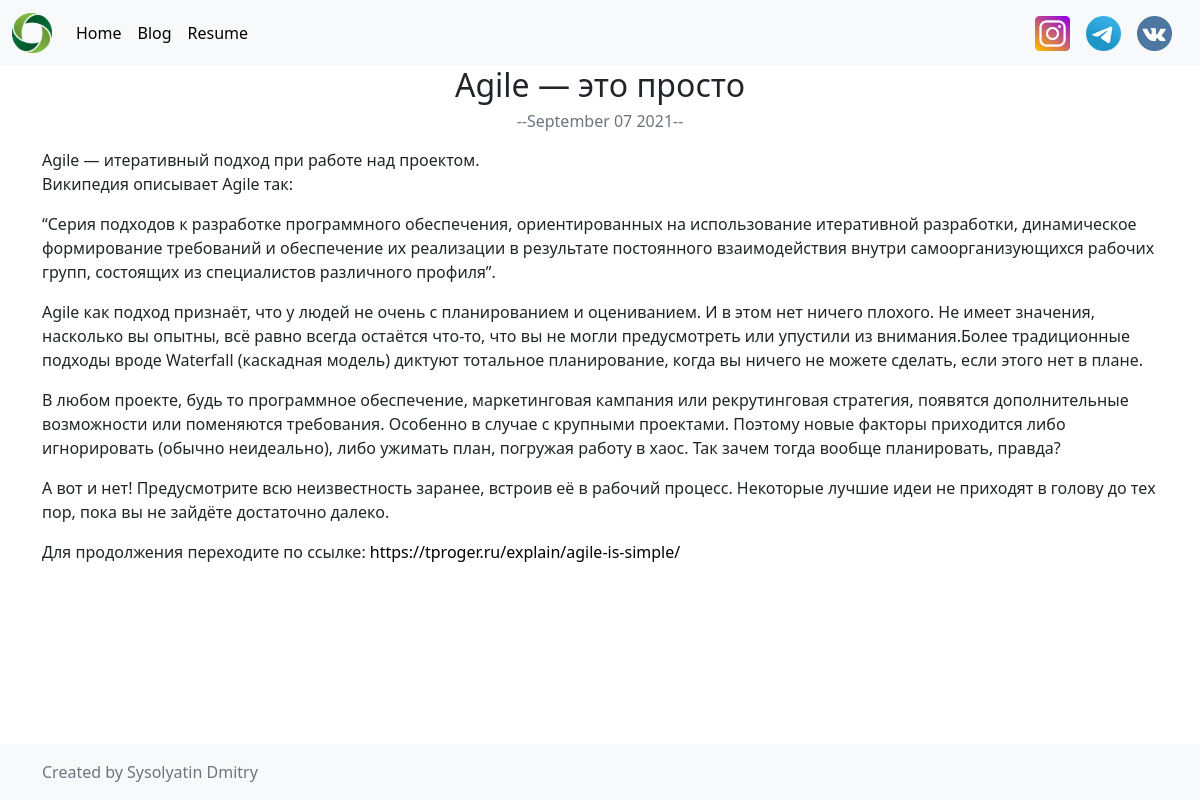
Page /blog/1/ on the committed database.
### blog/models.py (models this page shows, shortened)
class Blogs(models.Model):
    title = models.CharField(max_length=100)
    date = models.DateField()
    description = models.TextField()
    url = models.URLField(blank=True)  # blank - не обязательно для заполнения
    class Meta:
        verbose_name_plural = 'Blogs'

### blog/views.py (the view)
# urls.py: path('<int:blog_id>/', views.detail, name='detail'),
def detail(request, blog_id):
    blog = get_object_or_404(Blogs, pk=blog_id)
    return render(request, 'detail.html', {'blog': blog})

### templates/detail.html (shortened to what this page needs)
{% extends 'base.html' %}
{% block content %}
<h2 class="text-center">{{ blog.title }}</h2>
    <div class="row justify-content-center my-2">
    <h6 class="text-muted text-center">{{ blog.date|date:'--F d Y--' }}</h6>
        </div>
    <p>{{ blog.description|safe }}</p>
    Для продолжения переходите по ссылке:
    <a href="{{ blog.url }}">{{ blog.url }}</a>
{% endblock %}

### static/custom.css (style rules this page uses)
html { height: 100%; }
body { font-family: 'Lato', sans-serif; margin: 0; min-height: 100%; display: grid; grid-template-rows: auto 1fr auto; }
a { color: rgba(0,0,0,1) !important; text-decoration: none !important; }

### rows in the picture
Blogs: title "Agile — это просто", date "--September 07 2021--", description "Agile — итеративный подход при работе над проектом. Википедия описывает Agile так: “Серия подходов к разработке программного обеспечения, ориентированных на использование итеративной разработки, динамическое формирование требований и обеспечение их реализации в результате постоянного взаимодействия внутри самоорганизующихся рабочих групп, состоящих из специалистов различного профиля”. Agile как подход признаёт, что у людей не очень с планированием и оцениванием. И в этом нет ничего плохого. Не имеет значения, насколько вы опытны, всё равно всегда остаётся что-то, что вы не могли предусмотреть или упустили из внимания.Более традиционные подходы вроде Waterfall (каскадная модель) диктуют…", url "https://tproger.ru/explain/agile-is-simple/"
